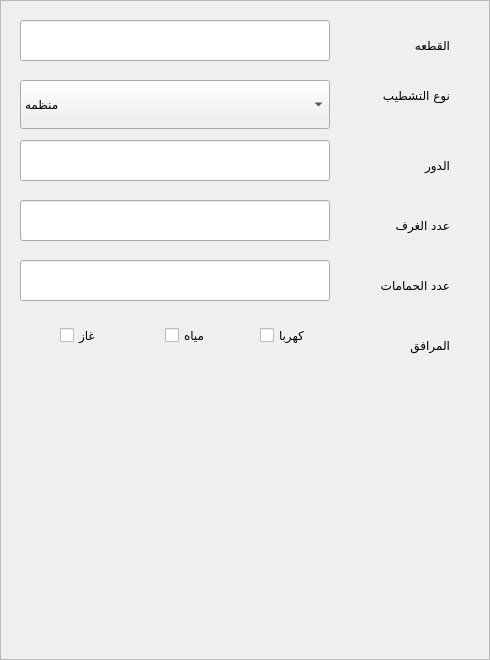
    <widget class="QFrame" name="Frame_Search_NormalFlat">
     <property name="geometry">
      <rect>
       <x>0</x>
       <y>0</y>
       <width>490</width>
       <height>660</height>
      </rect>
     </property>
     <property name="frameShape">
      <enum>QFrame::StyledPanel</enum>
     </property>
     <property name="frameShadow">
      <enum>QFrame::Raised</enum>
     </property>
     <widget class="QLabel" name="label_835">
      <property name="geometry">
       <rect>
        <x>350</x>
        <y>210</y>
        <width>100</width>
        <height>31</height>
       </rect>
      </property>
      <property name="font">
       <font>
        <family>simplified arabic</family>
       </font>
      </property>
      <property name="text">
       <string>عدد الغرف</string>
      </property>
     </widget>
     <widget class="QLabel" name="label_838">
      <property name="geometry">
       <rect>
        <x>350</x>
        <y>30</y>
        <width>100</width>
        <height>31</height>
       </rect>
      </property>
      <property name="font">
       <font>
        <family>simplified arabic</family>
       </font>
      </property>
      <property name="text">
       <string>القطعه</string>
      </property>
     </widget>
     <widget class="QLineEdit" name="lineEdit_642">
      <property name="geometry">
       <rect>
        <x>20</x>
        <y>20</y>
        <width>310</width>
        <height>41</height>
       </rect>
      </property>
      <property name="font">
       <font>
        <family>simplified arabic</family>
       </font>
      </property>
     </widget>
     <widget class="QLabel" name="label_834">
      <property name="geometry">
       <rect>
        <x>350</x>
        <y>80</y>
        <width>100</width>
        <height>31</height>
       </rect>
      </property>
      <property name="font">
       <font>
        <family>simplified arabic</family>
       </font>
      </property>
      <property name="text">
       <string>نوع التشطيب</string>
      </property>
     </widget>
     <widget class="QLabel" name="label_840">
      <property name="geometry">
       <rect>
        <x>350</x>
        <y>330</y>
        <width>100</width>
        <height>31</height>
       </rect>
      </property>
      <property name="font">
       <font>
        <family>simplified arabic</family>
       </font>
      </property>
      <property name="text">
       <string>المرافق</string>
      </property>
     </widget>
     <widget class="QCheckBox" name="checkBox_200">
      <property name="geometry">
       <rect>
        <x>260</x>
        <y>320</y>
        <width>61</width>
        <height>30</height>
       </rect>
      </property>
      <property name="text">
       <string>كهربا</string>
      </property>
     </widget>
     <widget class="QLabel" name="label_836">
      <property name="geometry">
       <rect>
        <x>350</x>
        <y>150</y>
        <width>100</width>
        <height>31</height>
       </rect>
      </property>
      <property name="font">
       <font>
        <family>simplified arabic</family>
       </font>
      </property>
      <property name="text">
       <string>الدور</string>
      </property>
     </widget>
     <widget class="QLabel" name="label_839">
      <property name="geometry">
       <rect>
        <x>350</x>
        <y>270</y>
        <width>100</width>
        <height>31</height>
       </rect>
      </property>
      <property name="font">
       <font>
        <family>simplified arabic</family>
       </font>
      </property>
      <property name="text">
       <string>عدد الحمامات</string>
      </property>
     </widget>
     <widget class="QLineEdit" name="lineEdit_639">
      <property name="geometry">
       <rect>
        <x>20</x>
        <y>260</y>
        <width>310</width>
        <height>41</height>
       </rect>
      </property>
      <property name="font">
       <font>
        <family>simplified arabic</family>
       </font>
      </property>
     </widget>
     <widget class="QCheckBox" name="checkBox_199">
      <property name="geometry">
       <rect>
        <x>165</x>
        <y>320</y>
        <width>51</width>
        <height>30</height>
       </rect>
      </property>
      <property name="text">
       <string>مياه</string>
      </property>
     </widget>
     <widget class="QLineEdit" name="lineEdit_638">
      <property name="geometry">
       <rect>
        <x>20</x>
        <y>140</y>
        <width>310</width>
        <height>41</height>
       </rect>
      </property>
      <property name="font">
       <font>
        <family>simplified arabic</family>
       </font>
      </property>
     </widget>
     <widget class="QComboBox" name="comboBox_181">
      <property name="geometry">
       <rect>
        <x>20</x>
        <y>80</y>
        <width>310</width>
        <height>49</height>
       </rect>
      </property>
      <item>
       <property name="text">
        <string>منظمه</string>
       </property>
      </item>
      <item>
       <property name="text">
        <string>تحت التشطيب</string>
       </property>
      </item>
      <item>
       <property name="text">
        <string>طوب أحمر</string>
       </property>
      </item>
      <item>
       <property name="text">
        <string>هيكل خرصانى</string>
       </property>
      </item>
     </widget>
     <widget class="QLineEdit" name="lineEdit_640">
      <property name="geometry">
       <rect>
        <x>20</x>
        <y>200</y>
        <width>310</width>
        <height>41</height>
       </rect>
      </property>
      <property name="font">
       <font>
        <family>simplified arabic</family>
       </font>
      </property>
     </widget>
     <widget class="QCheckBox" name="checkBox_201">
      <property name="geometry">
       <rect>
        <x>60</x>
        <y>320</y>
        <width>51</width>
        <height>30</height>
       </rect>
      </property>
      <property name="text">
       <string>غاز</string>
      </property>
     </widget>
    </widget>
